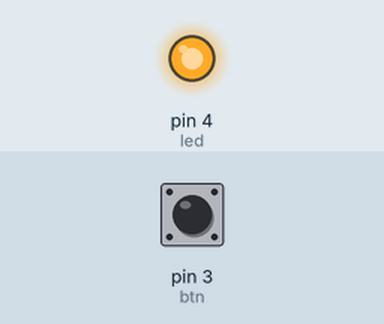
Simulated run of this sketch. Board: Arduino Uno, built with avr-gcc and run on an emulated ATmega328P. Shown: output pins drawn as LEDs (lit = HIGH). The test bench sets the inputs (shaded band); at power-on: pin 3 (btn) LOW.

Above: at 1.2 s.
1.3 s: pin 3 (btn) pulled HIGH for 0.15 s
At 2.2 s:
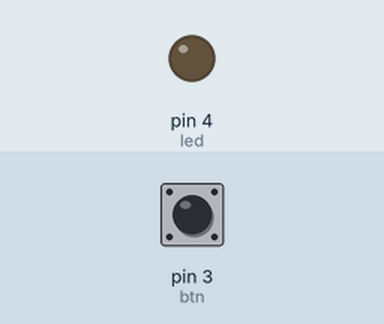
3.0 s: pin 3 (btn) pulled HIGH for 1 s
At 3.6 s:
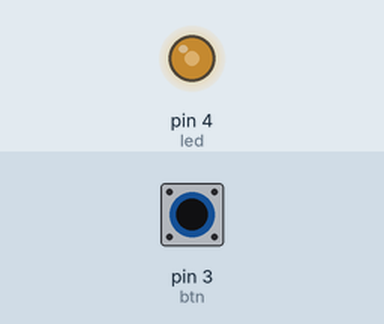
5.5 s: pin 3 (btn) pulled HIGH for 3.2 s
At 9.2 s:
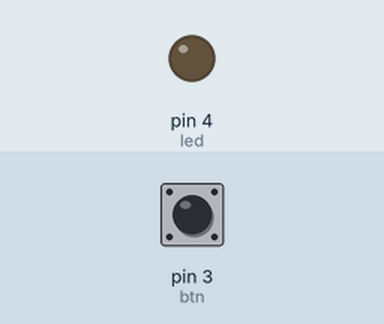
10.2 s: pin 3 (btn) pulled HIGH for 0.15 s
At 11.4 s:
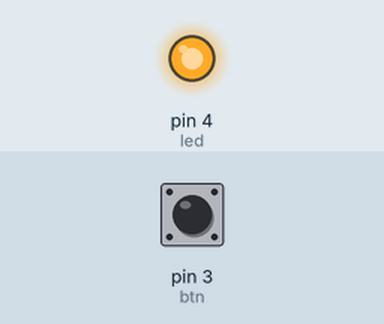
Timing chart, 0 to 12.9 s (numbered marks = the images above; inputs shaded):
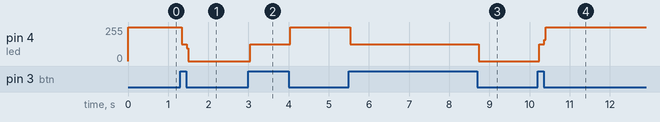

The sketch:

Ligando_Led_com_botao.ino
```cpp
#define led 4
#define btn 3

int estado = 0;

void setup(){
 pinMode(led,OUTPUT);
   pinMode(btn,INPUT);

}

void acender_led(){
 estado = 1;

}

void apagar_led(){
 estado=0;
}


void controle(){
  if(estado==0){
   digitalWrite(led,HIGH);
  }
  else{
   digitalWrite(led,LOW);
  }
}
void loop(){
  if(digitalRead(btn)==HIGH){
    if(estado==0){
     acender_led();
    }
    else{
     apagar_led();
    }
  }


  controle();

}
```

Measured:
- after the input at 1.3 s, pin 4 (led): 255/255 → 126/255 at once, → 0/255 0.12 s later
- after the input at 3.0 s, pin 4 (led): 0/255 → 126/255 at once, → 255/255 1.0 s later
- after the input at 5.5 s, pin 4 (led): 255/255 → 126/255 at once, → 0/255 3.2 s later
- after the input at 10.2 s, pin 4 (led): 0/255 → 126/255 at once, → 255/255 0.12 s later
